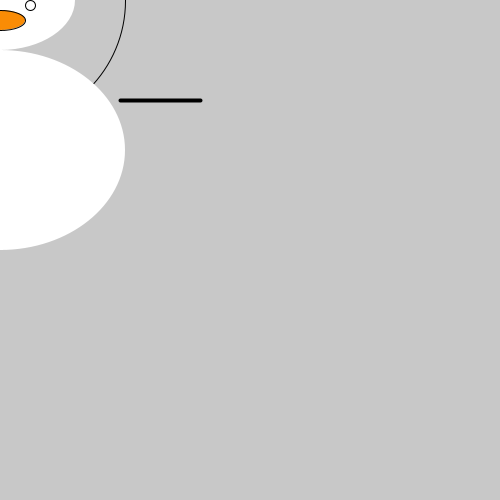
Frame 1 (no input)
Frame 60 (the mouse pressed at the canvas centre just before this capture): identical to frame 1, image omitted
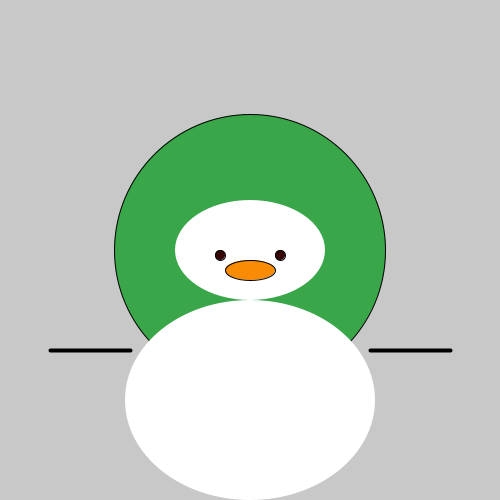
Frame 120 (the mouse held since frame 60 and released just before this capture)

The Processing sketch that drew these frames (run headless with seeded random() and noise(); from frame 60 on, the mouse is pressed at the canvas centre):

// Processing sketch: processing_92957
// ── processing_92957.pde

int headX;
int headY;
int eye=10;
float r = 0;
float g = 0;
float b = 0;
float a = 0;

float diam = 250;
float x = 100;
float y = 100;


//START AS CODE BLOCKS
void setup() {
size(500,500);
frameRate(30);
smooth();

};

//keep this outside of void setup, although not necessary

void draw () {
  

  background(200);
  
rectMode(CENTER);

//float a = random(100,255);
//float diam = random (350, 400);
fill(r,g,b,a);
ellipse(headX,headY,diam,diam);


noStroke();
fill(255);
ellipse(headX,headY,150,100); /*head*/

ellipse(headX,headY+150,250,200); /*body*/


stroke(0);
fill(0);
strokeWeight(4);
line(headX+120,headY+100,pmouseX+200,pmouseY+100); /*R_arm*/
line(headX-120,headY+100,pmouseX-200,pmouseY+100); /*L_arm*/

fill(r,0,0,mouseX);
strokeWeight(1);
ellipse(headX+30,headY+5,eye,eye); /*R_eye*/
ellipse(headX-30,headY+5,eye,eye); /*L_eye*/

fill(250,140,5);
ellipse(headX,headY+20,50,20); /*nose*/

headX = mouseX;
headY = mouseY;

}


 
void mousePressed(){
  r=r+50;
  g= random(255);
  b=random(255);
  a=random(255);
  diam=random(200,500);

println("Take me to your leader!");

}
